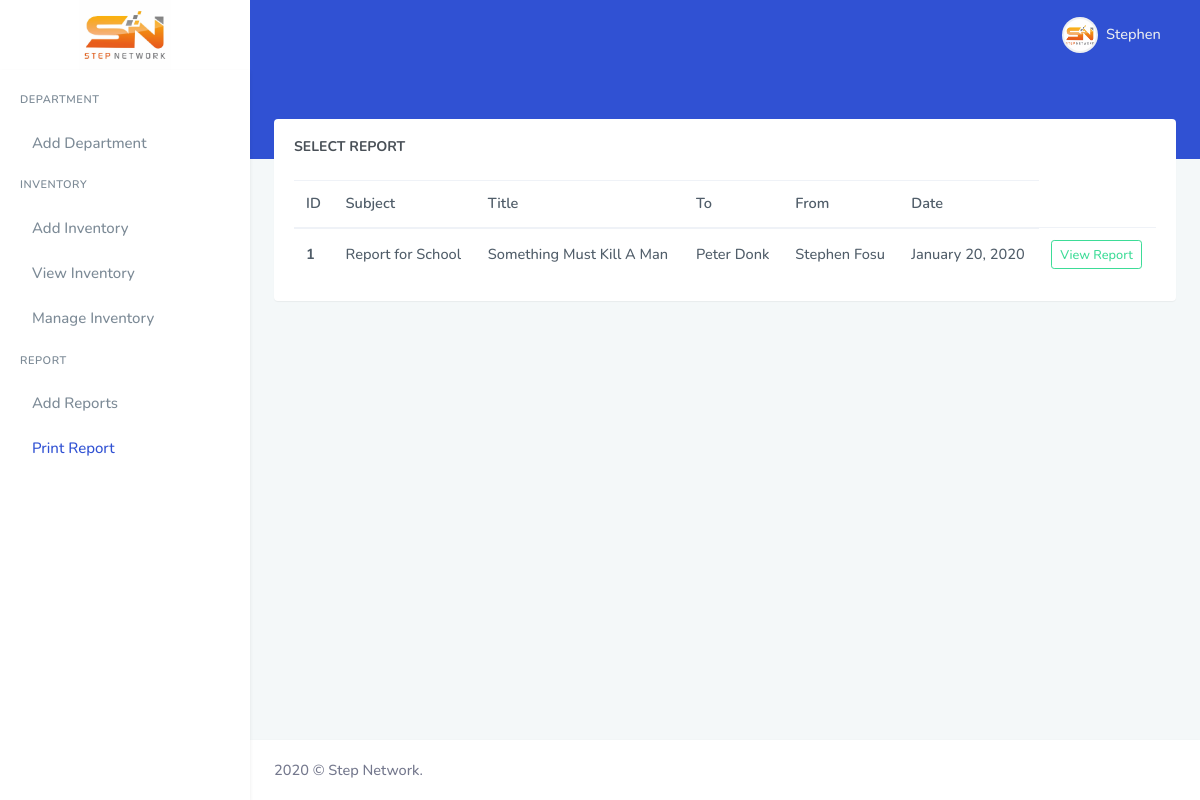
Screenshot of /view-report.php with the database file from the repository.
### tables this page shows
CREATE TABLE `reports` (
  `id` int(100) NOT NULL,
  `secret_id` varchar(100) NOT NULL,
  `report_to` varchar(255) NOT NULL,
  `report_from` varchar(255) NOT NULL,
  `report_date` varchar(50) NOT NULL,
  `report_subject` varchar(255) NOT NULL,
  `report_title` varchar(255) NOT NULL,
  `report_item` mediumtext NOT NULL,
  `performance` mediumtext NOT NULL,
  `downtime` mediumtext NOT NULL,
  `cause` mediumtext NOT NULL,
  `solution` mediumtext NOT NULL,
  `timestamp` timestamp NOT NULL DEFAULT current_timestamp() ON UPDATE current_timestamp()
);

### view-report.php (the view, shortened to what this page needs)
<?php require_once 'db.php';  ?>
<!doctype html>
<html lang="en">
    <head>
        <link href="assets/css/bootstrap.min.css" rel="stylesheet" type="text/css" />
        <link href="assets/libs/alertifyjs/build/css/alertify.min.css" rel="stylesheet" type="text/css" />
        <link href="assets/libs/alertifyjs/build/css/themes/default.min.css" rel="stylesheet" type="text/css" />
        <link href="assets/css/icons.min.css" rel="stylesheet" type="text/css" />
        <link href="assets/css/app.min.css" rel="stylesheet" type="text/css" />
    </head>
    <body data-topbar="colored">
        <div id="layout-wrapper">
            <?php  require_once 'sidebar.php';  ?>
            <div class="main-content">
                <div class="page-content">
                    <div class="page-title-box">
                    </div>
                    <div class="page-content-wrapper">
                        <div class="container-fluid">
                             <div class="row">
                            <div class="col-lg-12">
                                <div class="card">
                                    <div class="card-body">
                                        <h4 class="header-title mb-4">Select Report</h4>
                                        <div class="table-responsive">
                                            <table class="table table-hover tbl-stripped table-centered table-nowrap mb-0">
                                                <thead>
                                                    <tr>
                                                        <th scope="col">ID</th>
                                                        <th scope="col">Subject</th>
                                                        <th scope="col">Title</th>
                                                        <th scope="col">To</th>
                                                        <th scope="col">From</th>
                                                        <th scope="col">Date</th>
                                                    </tr>
                                                </thead>
                                                <tbody>
                                               <?php
$id_array = [];
$counter = 1;
$getReports = mysqli_query($connectionString,"SELECT * FROM reports ORDER BY id ASC")or die(mysqli_error($connectionString));
while($eachReports = mysqli_fetch_array($getReports)){
    $id = $eachReports['secret_id'];
    $subject = $eachReports['report_subject'];
    $title = $eachReports['report_title'];
    $to = $eachReports['report_to'];
    $from = $eachReports['report_from'];
    $date = $eachReports['report_date'];
    if(!in_array($id, $id_array)){ ?>
         <tr>
    <td><b><?php echo $counter;   ?></b></td>
    <td><?php echo $subject;  ?></td>
     <td><?php echo $title;  ?></td>
      <td><?php echo $to;  ?></td>
       <td><?php echo $from;  ?></td>
        <td><?php echo $date; ?></td>
    <td>
        <a href="report.php?i=<?php echo $id; ?>" class="btn btn-outline-success btn-sm btn-edit">View Report</a>
    </td>
</tr>
 <?php  array_push($id_array, $id);$counter++;  }; ?>
<?php }
?>
                                                </tbody>
                                            </table>
                                        </div>
                                    </div>
                                </div>
                            </div>
                        </div>
                        </div>
                    </div>
                </div>
                <footer class="footer">
                    <div class="container-fluid">
                        <div class="row">
                            <div class="col-sm-6">
                                2020 © Step Network.
                            </div>
                        </div>
                    </div>
                </footer>
            </div>
        </div>
    </body>
</html>
    </body>
</html>

### rows the page displays
reports: report_subject "Report for School", report_title "Something Must Kill A Man", report_to "Peter Donk", report_from "Stephen Fosu", report_date "January 20, 2020"
